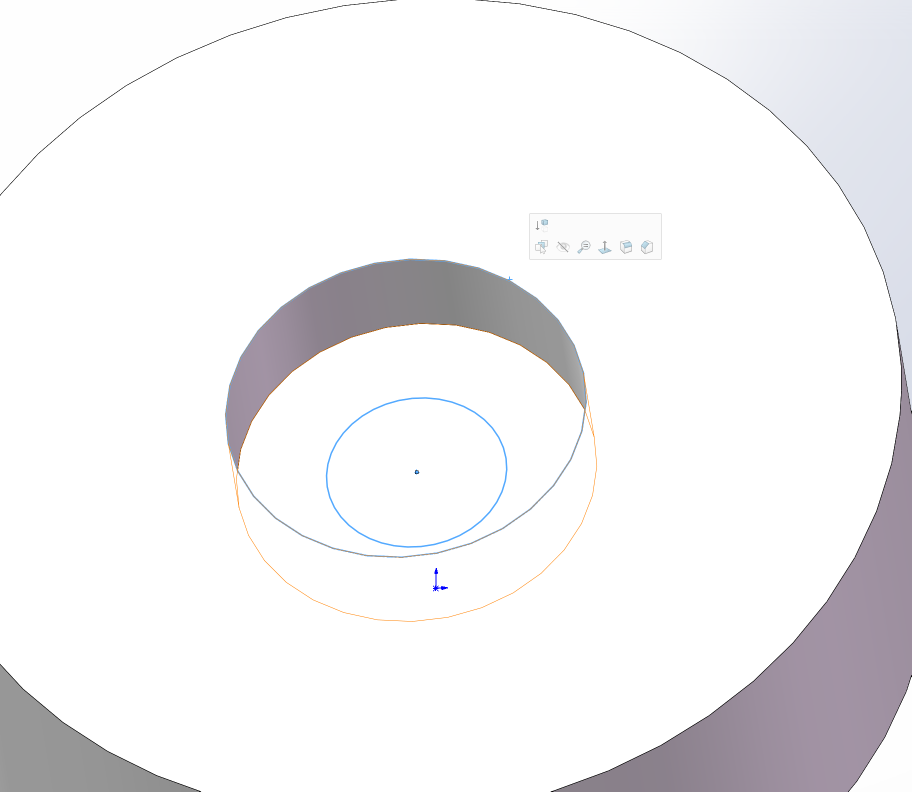
#> input picture solidworks_model/image-1.png, 1823 x 1583 px, given in place of the camera (shown at 1/2 size)
$ python question4.py
#> lines starting #> are read from the running program, lines starting #| are printed output that depends on the picture
import cv2
import numpy as np
import math
# import serial
import struct
import serial
import sys

# 假设你的串口设备和参数如下（请根据你的实际情况修改）
stm32_serial_port = '/dev/ttyUSB0'  # Linux上的串口设备名
baud_rate = 115200              # 波特率

# [36 lines of commented-out code are left out]


cv2.namedWindow('camera', cv2.WINDOW_AUTOSIZE)

CAP_WIDTH = 1920
CAP_HEIGHT = 1080


# ROI
# 原来zcb的在没有装上装置的时候
# CAP_CENTER = (1080, 607)
# CAP_LENGTH = 800


CAP_CENTER = (661,546)
CAP_LENGTH = 760

BOX_SIZE_RATIO = 0.1
EPSILON_RATIO = 0.05


# color = {'red': (0, 0, 255),
#          'green': (0, 255, 0),
#          'blue': (255, 0, 0),
#          'yellow': (0, 255, 255), }

# # 4 members: red in white, red in black, green in white, green in black
# color_range = {'color_red_in_white': {'Lower': np.array([0, 40, 240]), 'Upper': np.array([40, 255, 255])},
#                'color_red_in_black': {'Lower': np.array([0, 40, 100]), 'Upper': np.array([40, 255, 250])},
#                'color_green_in_white': {'Lower': np.array([60, 40, 100]), 'Upper': np.array([100, 255, 254])},
#                'color_green_in_black': {'Lower': np.array([60, 40, 100]), 'Upper': np.array([100, 255, 250])}}

cap = cv2.VideoCapture(0)
cap.set(cv2.CAP_PROP_FRAME_WIDTH, CAP_WIDTH)  # 宽度
CAP_WIDTH = cap.get(cv2.CAP_PROP_FRAME_WIDTH)  # 宽度
cap.set(cv2.CAP_PROP_FRAME_HEIGHT, CAP_HEIGHT)  # 宽度
CAP_HEIGHT = cap.get(cv2.CAP_PROP_FRAME_HEIGHT)  # 宽度
# cap.set(cv2.CAP_PROP_FPS, 30)	            # 帧率 帧/秒
cap.set(cv2.CAP_PROP_BRIGHTNESS, 20)  # 亮度
cap.set(cv2.CAP_PROP_CONTRAST, 50)  # 对比度
cap.set(cv2.CAP_PROP_SATURATION, 100)  # 饱和度
cap.set(cv2.CAP_PROP_HUE, 20)  # 色调 50
cap.set(cv2.CAP_PROP_EXPOSURE, -5)  # 曝光
print("SIZE:")
print((CAP_WIDTH, CAP_HEIGHT))

lower_white = np.array([0, 0, 150])  # 设定白色的阈值下限
upper_white = np.array([180, 40, 255])  # 设定白色的阈值上限

lower_black = np.array([0, 0, 0])  # 设定黑色的阈值下限
upper_black = np.array([180, 255, 46])  # 设定黑色的阈值上限

# 标定的情况下(写死的情况下得到的9的像素点的坐标)
centers = [ [182, 150]  ,  [398, 155]  ,  [614, 160]  ,  [178, 365]  ,  [394, 369]  ,  [609, 374]  ,  [174, 578]  ,  [390, 583]  ,  [603, 586]  ]

# [65 lines left out: function findBox, not called in this run]

def show_phase(phase):
    """显示局面"""

    for i in range(3):
        for j in range(3):
            if phase[i,j] == 1:
                chessman = chr(0x25cf)
            elif phase[i,j] == 2:
                chessman = chr(0x25cb)
            elif phase[i,j] == 0:
                chessman = chr(0x2606)
            print('\033[0;30;43m' + chessman + '\033[0m', end='')
        print()

def getchessphase(boxs,hsv):
    phase = np.array([
        [0, 0, 0],
        [0, 0, 0],
        [0, 0, 0]
    ], dtype=np.ubyte)

    for i in range(9):
        x = boxs[i][0]
        y = boxs[i][1]
        x_start = max(0, int(x) - 20)
        y_start = max(0, int(y) - 20)
        x_end = min(hsv.shape[1], int(x) + 20)
        y_end = min(hsv.shape[0], int(y) + 20)
        region = hsv[y_start:y_end, x_start:x_end]#棋格中间的区域用来检测颜色
        mean_color = np.mean(region, axis=(0, 1))
        if np.all((lower_black <= mean_color) & (mean_color <= upper_black)):
            phase[i//3,i%3] = 1 #黑色1
        if np.all((lower_white <= mean_color) & (mean_color <= upper_white)):
            phase[i//3,i%3] = 2 #白色2/
    show_phase(phase)
    print(phase)

    return phase

# [10 lines left out: function analysis, not called in this run]


# color = {'red': (0, 0, 255),
#          'green': (0, 255, 0),
#          'blue': (255, 0, 0),
#          'yellow': (0, 255, 255), }

# # 4 members: red in white, red in black, green in white, green in black
# color_range = {'color_red_in_white': {'Lower': np.array([0, 40, 240]), 'Upper': np.array([40, 255, 255])},
#                'color_red_in_black': {'Lower': np.array([0, 40, 100]), 'Upper': np.array([40, 255, 250])},
#                'color_green_in_white': {'Lower': np.array([60, 40, 100]), 'Upper': np.array([100, 255, 254])},
#                'color_green_in_black': {'Lower': np.array([60, 40, 100]), 'Upper': np.array([100, 255, 250])}}

cap = cv2.VideoCapture(0)
cap.set(cv2.CAP_PROP_FRAME_WIDTH, CAP_WIDTH)  # 宽度
CAP_WIDTH = cap.get(cv2.CAP_PROP_FRAME_WIDTH)  # 宽度
cap.set(cv2.CAP_PROP_FRAME_HEIGHT, CAP_HEIGHT)  # 宽度
CAP_HEIGHT = cap.get(cv2.CAP_PROP_FRAME_HEIGHT)  # 宽度
# cap.set(cv2.CAP_PROP_FPS, 30)	            # 帧率 帧/秒
cap.set(cv2.CAP_PROP_BRIGHTNESS, 20)  # 亮度
cap.set(cv2.CAP_PROP_CONTRAST, 50)  # 对比度
cap.set(cv2.CAP_PROP_SATURATION, 100)  # 饱和度
cap.set(cv2.CAP_PROP_HUE, 20)  # 色调 50
cap.set(cv2.CAP_PROP_EXPOSURE, -5)  # 曝光
print("SIZE:")
print((CAP_WIDTH, CAP_HEIGHT))

lower_white = np.array([0, 0, 150])  # 设定白色的阈值下限
upper_white = np.array([180, 40, 255])  # 设定白色的阈值上限

lower_black = np.array([0, 0, 0])  # 设定黑色的阈值下限
upper_black = np.array([180, 255, 46])  # 设定黑色的阈值上限

# 标定的情况下(写死的情况下得到的9的像素点的坐标)
centers = [ [182, 150]  ,  [398, 155]  ,  [614, 160]  ,  [178, 365]  ,  [394, 369]  ,  [609, 374]  ,  [174, 578]  ,  [390, 583]  ,  [603, 586]  ]

# [73 lines left out: functions findBox, analysis, not called in this run]

boad_detect = 0

def nothing(x):
    pass
cv2.createTrackbar('Threshold', 'camera', 90, 255, nothing)
cv2.createTrackbar('roi_x', 'camera', 667, 900, nothing)
cv2.createTrackbar('roi_y', 'camera', 565, 800, nothing)


while cap.isOpened():


    ret, frame = cap.read()
#> frame is the input picture: shape (1583, 1823, 3); mean B, G, R 242.8, 241.3, 242.1
    if ret:
        if frame is not None:
            roi_x = cv2.getTrackbarPos('roi_x', 'camera')
            roi_y = cv2.getTrackbarPos('roi_y', 'camera')
            frame = frame[int(roi_y - (CAP_LENGTH / 2)):int(roi_y + (CAP_LENGTH / 2)),
                    int(roi_x - (CAP_LENGTH / 2)):int(roi_x+ (CAP_LENGTH / 2)), :]
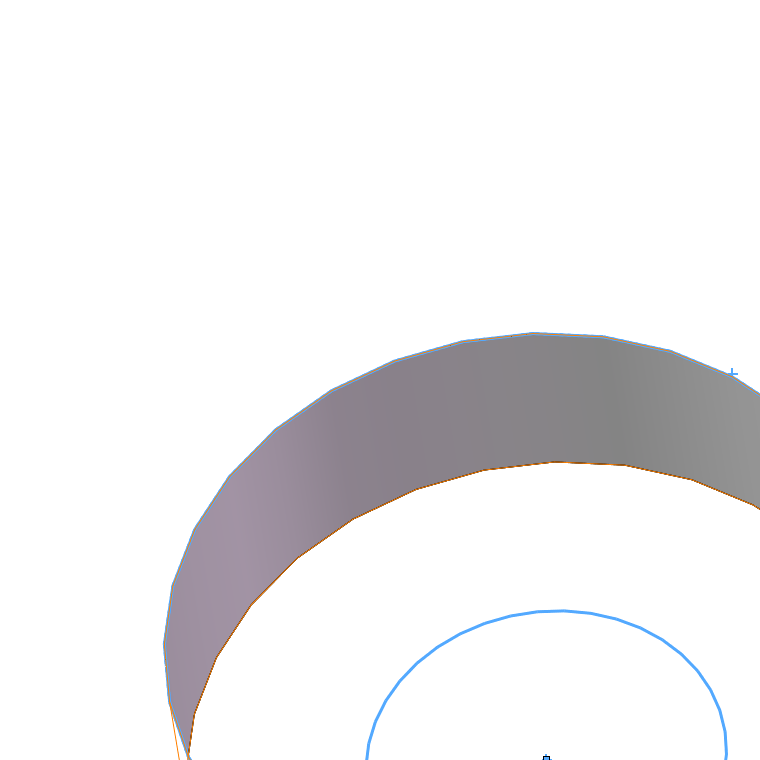
#> frame: shape (760, 760, 3); mean B, G, R 239, 237.8, 238.6
            # 获取图像
            # frame = frame[int(CAP_CENTER[1] - (CAP_LENGTH / 2)):int(CAP_CENTER[1] + (CAP_LENGTH / 2)),
                    # int(CAP_CENTER[0] - (CAP_LENGTH / 2)):int(CAP_CENTER[0] + (CAP_LENGTH / 2)), :]

            # 预处理
            gs_frame = cv2.GaussianBlur(frame, (7, 7), 0)  # 高斯模糊
            # cv2.imshow('gs_frame', gs_frame)
            frame_gray = cv2.cvtColor(gs_frame, cv2.COLOR_BGR2GRAY)  # 转化成GRAY图像
            # _, frame_bin = cv2.threshold(frame_gray, 0, 255, cv2.THRESH_BINARY | cv2.THRESH_OTSU)
            threshold_value = cv2.getTrackbarPos('Threshold', 'camera')
            _, frame_bin = cv2.threshold(frame_gray, threshold_value, 255, cv2.THRESH_BINARY)
#> frame_bin: shape (760, 760); every value is 255

            #hsv图像
            hsv = cv2.cvtColor(frame, cv2.COLOR_BGR2HSV)  # 转换为HSV空间
#> hsv: shape (760, 760, 3); mean H, S, V 16.3, 3.5, 239.6
            # [9 lines of commented-out code are left out]
            phase = getchessphase(centers,hsv)
#> the loop in getchessphase, `for i in range(9):` made 9 passes
#> mean_color on passes 1 to 9: [0, 0, 255], [0, 0, 255], [0, 0, 255], [0, 0, 255], [98.69, 23.65, 179.3], [54.36, 0.749, 132.9], [64.81, 22.9, 214.7], [0, 0, 255], [0, 0, 255]
#> after the loop in getchessphase, `for i in range(9):`: phase = [[2, 2, 2], [2, 2, 0], [2, 2, 2]]
#| [[2 2 2]
#|  [2 2 0]
#|  [2 2 2]]
#> phase = [[2, 2, 2], [2, 2, 0], [2, 2, 2]]


            cv2.imshow('gray scale image', frame_gray)

            cv2.imshow('frame_bin', frame_bin)
            cv2.imshow('camera', frame)

            key = cv2.waitKey(1)
#> (key q is pressed here)
            if key & 0xFF == ord('q'):
                cv2.imwrite("img.jpg", frame)
                break
            if key & 0xFF == ord('f'):
                cv2.imwrite("img.jpg", frame)
                break
        else:
            print("无画面")
    else:
        print("无法读取摄像头！")

cap.release()
cv2.destroyAllWindows()


# [34 lines of commented-out code are left out]
